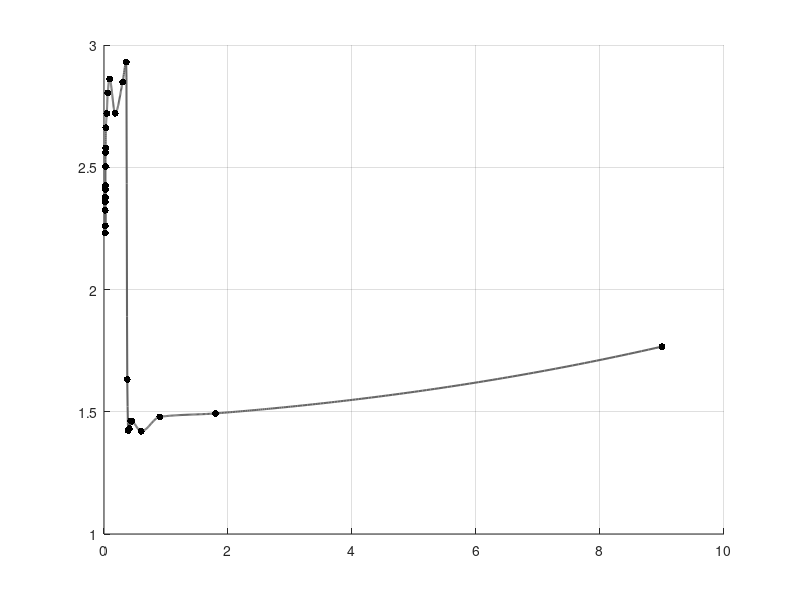

Write the MATLAB code that produced this figure. (Note: this script raises an error after producing the figure.)
% ---------------------------------------------------------
% 膠帶黏滑現象 - 力量與速度關係圖 (Curve Fitting & Log Scale)
% ---------------------------------------------------------

clear; clc; close all;

% 1. 輸入數據
v = [9.0000, 1.8000, 0.9000, 0.6000, 0.4500, 0.4286, 0.4091, 0.3913, 0.3750, 0.3600, ...
     0.3000, 0.1800, 0.0900, 0.0600, 0.0450, 0.0300, 0.0257, 0.0240, 0.0231, 0.0228, ...
     0.0227, 0.0226, 0.0225, 0.0220, 0.0209, 0.0205, 0.0200, 0.0180];
 
F = [1.7666, 1.4933, 1.4792, 1.4202, 1.46095, 1.46255, 1.4310, 1.4233, 1.6325, 2.93015, ...
     2.84835, 2.72105, 2.8608, 2.8041, 2.72015, 2.661633333, 2.5786, 2.56095, 2.5026, 2.4228, ...
     2.4257, 2.4096, 2.3775, 2.3582, 2.2598, 2.3240, 2.2309, 2.3714];

% 2. 依照速度 (X軸) 由小到大重新排序
[v_sorted, sort_idx] = sort(v);
F_sorted = F(sort_idx);

% 3. 建立畫布
figure('Color', 'w', 'Position', [100, 100, 1000, 650]);
hold on; grid on;

% 4. 繪製平滑擬合趨勢線 (使用 PCHIP 保形插值生成平滑曲線)
v_fit = logspace(log10(min(v_sorted)), log10(max(v_sorted)), 500); % 生成對數分佈的細密X點
F_fit = interp1(v_sorted, F_sorted, v_fit, 'pchip'); % 進行平滑擬合
plot(v_fit, F_fit, '-', 'Color', [0.4 0.4 0.4], 'LineWidth', 1.5, 'HandleVisibility', 'off'); 

% 5. 繪製真實數據的散佈點 (只有點，沒有連線)
plot(v_sorted, F_sorted, 'o', 'Color', 'k', 'MarkerSize', 5, ...
    'MarkerFaceColor', 'k', 'MarkerEdgeColor', 'none');

% 6. 定義臨界點
v_min = 0.0225; F_min = F(v == v_min); % 全白臨界點
v_max =0.375; F_max = F(v == v_max); % 全透明臨界點

% 7. 畫出縱向紅色虛線
xline(v_min, '--r', 'LineWidth', 1.5, 'Alpha', 0.7);
xline(v_max, '--r', 'LineWidth', 1.5, 'Alpha', 0.7);

% 8. 疊加上紅色標記點 (縮小尺寸)
plot(v_min, F_min, 'ro', 'MarkerSize', 6, 'MarkerFaceColor', 'r');
plot(v_max, F_max, 'ro', 'MarkerSize', 6, 'MarkerFaceColor', 'r');

% 9. 設定 X 軸為對數座標 (這是圖表變專業的靈魂關鍵！)
set(gca, 'XScale', 'log');

% 10. 加上三個物理區間的文字標示 (利用 Y 軸的較高處排版)
y_text_pos = 3.3; % 文字統一高度，避免干擾數據

% (1) 左區間：低速帶全白區
text(0.021, y_text_pos, sprintf('Low-Speed Zone\n(Continuous White)'), ...
    'HorizontalAlignment', 'right', 'Color', [0 0.4 0.7], 'FontSize', 11, 'FontWeight', 'bold');

% (2) 中間區間：震盪區 (取兩個臨界點的對數中心)
text(sqrt(v_min * v_max), y_text_pos, sprintf('Stick-Slip\nOscillation Zone'), ...
    'HorizontalAlignment', 'center', 'Color', [0.8 0.3 0], 'FontSize', 11, 'FontWeight', 'bold');

% (3) 右區間：高速帶透明區
text(0.42, y_text_pos, sprintf('High-Speed Zone\n(Continuous Transparent)'), ...
    'HorizontalAlignment', 'left', 'Color', [0 0.5 0], 'FontSize', 11, 'FontWeight', 'bold');

% 11. 調整座標軸範圍與標題
ylim([1.2, 3.6]); % 把 Y 軸拉高一點點，留空間給上面的文字
xlabel('Peel Velocity (cm/s)', 'FontSize', 14, 'FontWeight', 'bold', 'FontName', 'Times New Roman');
ylabel('Mean Peel Force (N)', 'FontSize', 14, 'FontWeight', 'bold', 'FontName', 'Times New Roman');
title('Force vs. Velocity: Polymeric Stick-Slip Transition', 'FontSize', 16, 'FontWeight', 'bold', 'FontName', 'Times New Roman');

% 12. 全域排版微調
set(gca, 'FontSize', 12, 'LineWidth', 1.2);
box on;
hold off;
